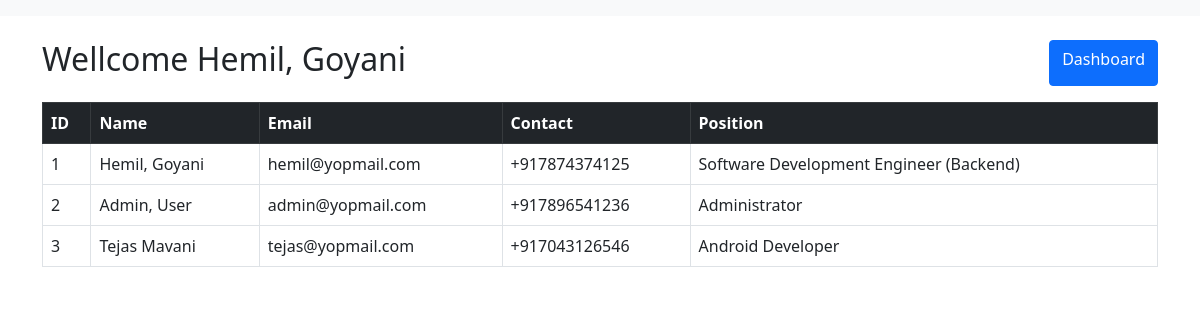
Screenshot of /users/ (signed in) with the database file from the repository.
### users/models.py (models this page shows, shortened)
class User(AbstractUser):
    username = None
    name = models.CharField(
        max_length=255, verbose_name="Full Name (First, Last)", null=True, blank=False
    )
    position = models.CharField(
        max_length=255, verbose_name="Position", null=True, blank=False
    )
    email = models.EmailField(max_length=255, unique=True, null=True, blank=False)
    phone = PhoneNumberField(
        verbose_name="Phone no.",
        help_text="Provide a number with country code (e.g. +12125552368).",
        null=True,
        blank=False,
    )
    USERNAME_FIELD = "email"
    REQUIRED_FIELDS = []
    objects = UserManager()
    class Meta:
        verbose_name = "User"
        verbose_name_plural = "Users"

### users/views.py (the view)
# urls.py: path('', user_list, name="user_list"),
@login_required
def user_list(request):
    users = User.objects.all()
    return render(request, 'user_list.html', {'users': users})

### users/templates/user_list.html (shortened to what this page needs)
{% extends "base.html" %} {%block title%} Employee List{%endblock%}
 {%block content%}
 <div class="d-flex justify-content-between mb-3">
    <h2>Wellcome {{request.user.name}}</h2>
    <a class="btn btn-primary" href={%url 'dashboard'%}>Dashboard</a>
 </div>
 <table class="table table-bordered">
  <thead class="table-dark">
    <tr>
        <th>ID</th>
        <th>Name</th>
        <th>Email</th>
        <th>Contact</th>
        <th>Position</th>
    </tr>
  </thead>
  <tbody>
    {%if users%}
    {%for employee in users%}
    <tr>
        <td>{{forloop.counter}}</td>
        <td>{{employee.name}}</td>
        <td>{{employee.email}}</td>
        <td>{{employee.phone}}</td>
        <td>{{employee.position}}</td>
    </tr>
    {%endfor%}{%else%}
    <tr>
    <td colspan="6"class="text-center">No employee found ...</td>
    </tr>
    {%endif%}
    </tbody>
 </table>
 {%endblock%}

### rows the page displays
User: user.name "Hemil, Goyani", name "Hemil, Goyani", email "hemil@yopmail.com", phone "+917874374125", position "Software Development Engineer (Backend)"
User: name "Admin, User", email "admin@yopmail.com", phone "+917896541236", position "Administrator"
User: name "Tejas Mavani", email "tejas@yopmail.com", phone "+917043126546", position "Android Developer"
